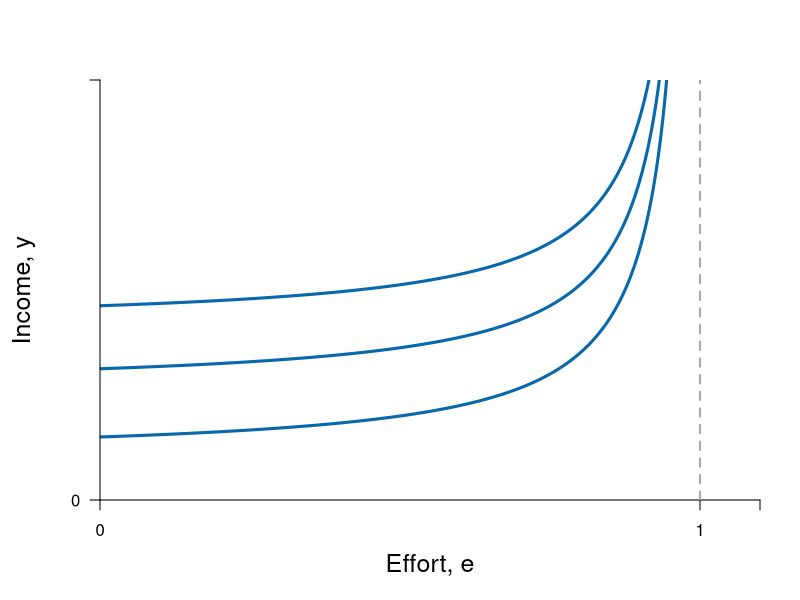

Generate this figure with R:
require(ggplot2)
require(shape)
pdf(file = "employment/employment_good_bad.pdf", width = 9, height = 7)

#Set parameters for graphics
axislabelsize <- 1.5
graphlinewidth <- 3

COL <- c("#7fc97f", "#beaed4", "#fdc086", "#ffff99", "#386cb0", "#f0027f", "#bf5b17", "#666666")
COLA <- c("#e0f3db", "#99d8c9","#66c2a4","#41ae76", "#238b45", "#005824")
COLB <- c("#4eb3d3", "#2b8cbe", "#0868ac","#084081")

#Parameters for figures
u1 <- 4
u2 <- 10
u3 <- 16
a1 <- 2
a2 <- 2
a3 <- 2

indiffFn1 <- function(e, u1 = 4, a1 = 2) {
  u1 + (a1) / (1 - e)
}

indiffFn2 <- function(e, u2 = 10.5, a2 = 2) {
  u2 + (a2) / (1 - e)
}

indiffFn3 <- function(e, u3 = 16.5, a3 = 2) {
  u3 + (a3) / (1 - e)
}

#The derivative for the function q = 1 - delta/(p - u) = delta/p - u)^2;
#From that we get the derivative and substitute in the relevant values
#for delta, u and p; that is we get a slope of 1/32
#But we also need the intercept; 0.375 above, or q/2 as it stood
tangentLine <- function(w){
  0.375 + (1/32)*w
}

COL <- c("#bae4b3", "#74c476", "#238b45")
par(mar =  c(5, 5, 4, 2))
xlims <- c(0, 1.1)
ylims <- c(0, 40)


plot(0, 0, xlim = xlims, ylim = ylims, type = "n",
     xlab = expression(paste("Effort, ", e)),
     ylab = expression(paste("Income, ", y)),
     xaxt = "n", 
     yaxt = "n",
     cex.lab = axislabelsize, 
     #line = 2.5,
     bty = "n", 
     xaxs="i", 
     yaxs="i")

npts <- 501 
xx1 <- seq(xlims[1], xlims[2]-0.15, length.out = npts)
xx2 <- seq(xlims[1], xlims[2]-0.15, length.out = npts)
xx3 <- seq(xlims[1], xlims[2]-0.15, length.out = npts)
xx4 <- seq(7, 17, 0.01)

#Draw the lines for the graphs
lines(xx1, indiffFn1(xx1), col = COLB[3], lwd = graphlinewidth)
lines(xx2, indiffFn2(xx2), col = COLB[3], lwd = graphlinewidth)
lines(xx3, indiffFn3(xx3), col = COLB[3], lwd = graphlinewidth)
#lines(xx4, tangentLine(xx4), col = "darkgrey", lty = 2, lwd = 4)

#Customize ticks and labels for the plot
ticksx <- c(0, 1, 1.1)
xlabels <- c(0, 1, NA)
ticksy <- c(0, 40)
ylabels <- c(0, NA)
axis(1, at = ticksx, pos = 0, labels = xlabels)
axis(2, at = ticksy, pos = 0, labels = ylabels, las = 1)

#Annotation of the three indifference curves
text(6.8, 0.05, expression(paste(u[1])))
text(13.2, 0.05, expression(paste(u[2])))
text(19.2, 0.05, expression(paste(u[3])))

#Line for the max quality, q = 1 
segments(1, 0, 1, 40, lty = 2, col = "darkgray", lwd = 2)
#Annotating line of 100% quality
text(20, 1.025, expression(paste("Maximum level of effort, ", bar(e))))

#Add a point for the tangency
points(12, 0.75, pch = 16, col = "black", cex = 1.5)

#Arrow to Slope of BRF
Arrows(10, 0.8, 12, 0.8, col = "black", lty = 1, lwd = 1.5, arr.type = "triangle")
text(5, 0.8, expression(paste("Slope = ", -mrs(y, e) == -frac(1, u[e]))))
text(5.4, 0.73, expression(paste(" = ", frac((1-e)^2, a))))
dev.off()
